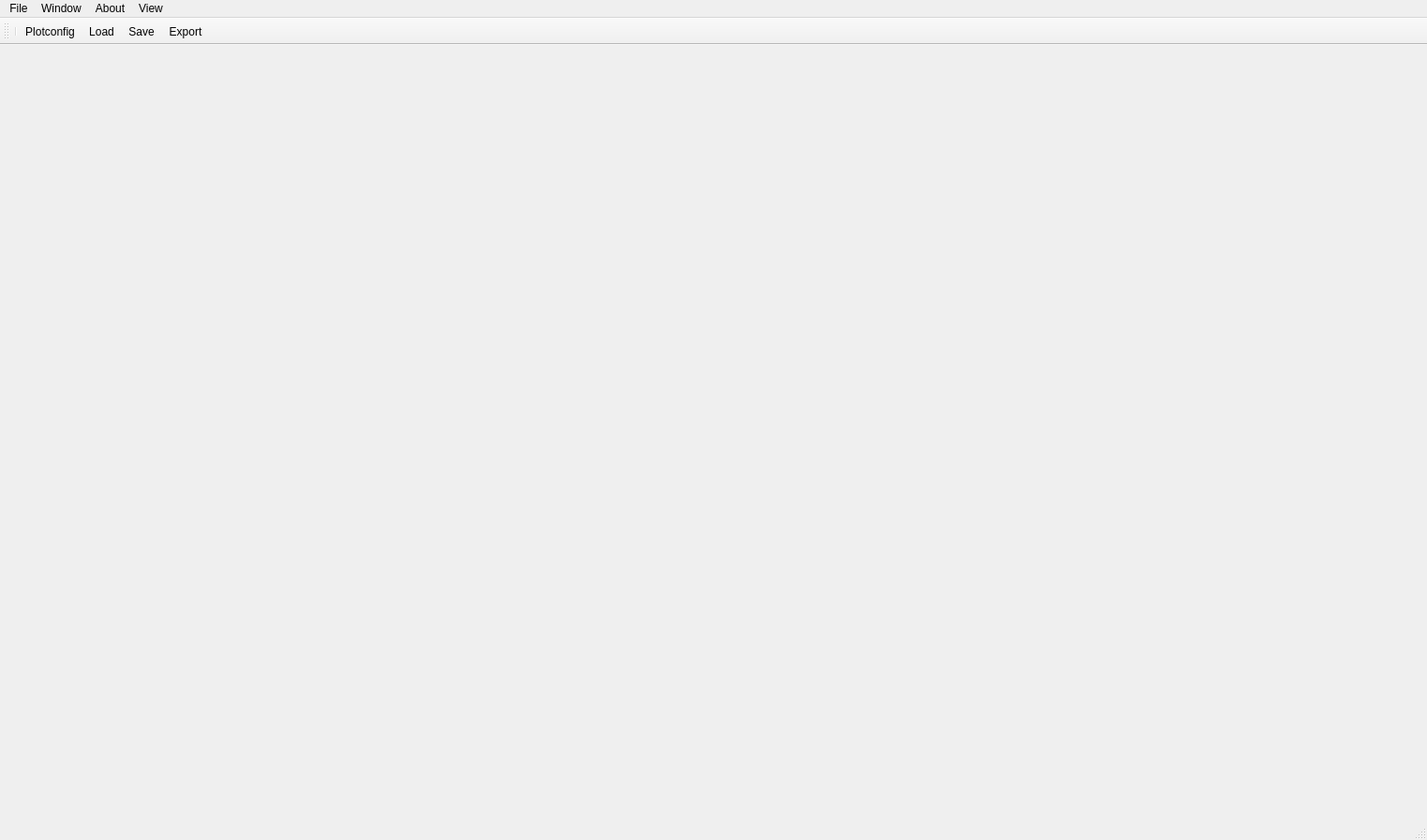
<?xml version="1.0" encoding="UTF-8"?>
<ui version="4.0">
 <class>MainWindow</class>
 <widget class="QMainWindow" name="MainWindow">
  <property name="geometry">
   <rect>
    <x>0</x>
    <y>0</y>
    <width>1523</width>
    <height>897</height>
   </rect>
  </property>
  <property name="windowTitle">
   <string>Lab Analyzer</string>
  </property>
  <property name="documentMode">
   <bool>false</bool>
  </property>
  <property name="dockNestingEnabled">
   <bool>false</bool>
  </property>
  <property name="dockOptions">
   <set>QMainWindow::AllowTabbedDocks</set>
  </property>
  <widget class="QWidget" name="centralwidget">
   <property name="enabled">
    <bool>true</bool>
   </property>
   <layout class="QVBoxLayout" name="verticalLayout"/>
  </widget>
  <widget class="QMenuBar" name="menubar">
   <property name="geometry">
    <rect>
     <x>0</x>
     <y>0</y>
     <width>1523</width>
     <height>39</height>
    </rect>
   </property>
   <widget class="QMenu" name="menuFile">
    <property name="title">
     <string>File</string>
    </property>
    <addaction name="actionLoad"/>
    <addaction name="actionSave"/>
    <addaction name="actionSave_as"/>
    <addaction name="actionExport"/>
    <addaction name="actionQuit"/>
   </widget>
   <widget class="QMenu" name="menuWindow">
    <property name="title">
     <string>Window</string>
    </property>
   </widget>
   <widget class="QMenu" name="menuAbout">
    <property name="title">
     <string>About</string>
    </property>
   </widget>
   <widget class="QMenu" name="menuView">
    <property name="title">
     <string>View</string>
    </property>
    <addaction name="actionData_Loader"/>
    <addaction name="actionFitting_Tool"/>
    <addaction name="actionPlot_Editor"/>
   </widget>
   <addaction name="menuFile"/>
   <addaction name="menuWindow"/>
   <addaction name="menuAbout"/>
   <addaction name="menuView"/>
  </widget>
  <widget class="QStatusBar" name="statusbar"/>
  <widget class="QToolBar" name="toolBar">
   <property name="windowTitle">
    <string>toolBar</string>
   </property>
   <attribute name="toolBarArea">
    <enum>TopToolBarArea</enum>
   </attribute>
   <attribute name="toolBarBreak">
    <bool>false</bool>
   </attribute>
   <addaction name="separator"/>
   <addaction name="actionPlotconfig"/>
   <addaction name="actionLoad"/>
   <addaction name="actionSave"/>
   <addaction name="actionExport"/>
  </widget>
  <action name="actionLoad">
   <property name="text">
    <string>Load</string>
   </property>
  </action>
  <action name="actionSave">
   <property name="text">
    <string>Save</string>
   </property>
  </action>
  <action name="actionSave_as">
   <property name="text">
    <string>Save as</string>
   </property>
  </action>
  <action name="actionExport">
   <property name="text">
    <string>Export</string>
   </property>
  </action>
  <action name="actionQuit">
   <property name="text">
    <string>Quit</string>
   </property>
  </action>
  <action name="actionPlotconfig">
   <property name="text">
    <string>Plotconfig</string>
   </property>
  </action>
  <action name="actionData_Loader">
   <property name="checkable">
    <bool>true</bool>
   </property>
   <property name="checked">
    <bool>true</bool>
   </property>
   <property name="text">
    <string>Data Loader</string>
   </property>
  </action>
  <action name="actionFitting_Tool">
   <property name="checkable">
    <bool>true</bool>
   </property>
   <property name="checked">
    <bool>true</bool>
   </property>
   <property name="text">
    <string>Fitting Tool</string>
   </property>
  </action>
  <action name="actionPlot_Editor">
   <property name="checkable">
    <bool>true</bool>
   </property>
   <property name="checked">
    <bool>true</bool>
   </property>
   <property name="text">
    <string>Plot Editor</string>
   </property>
  </action>
 </widget>
 <resources/>
 <connections/>
</ui>
